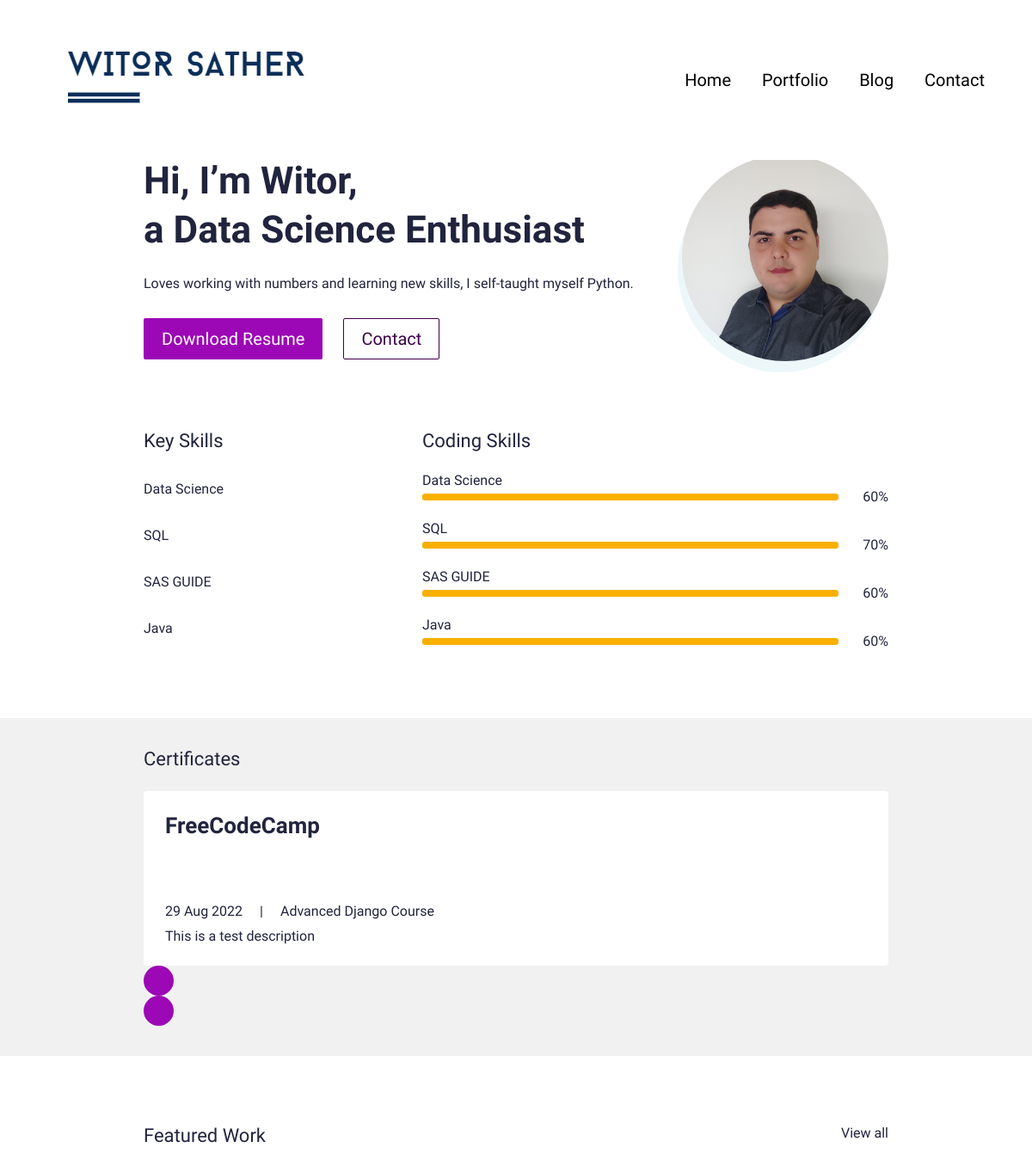
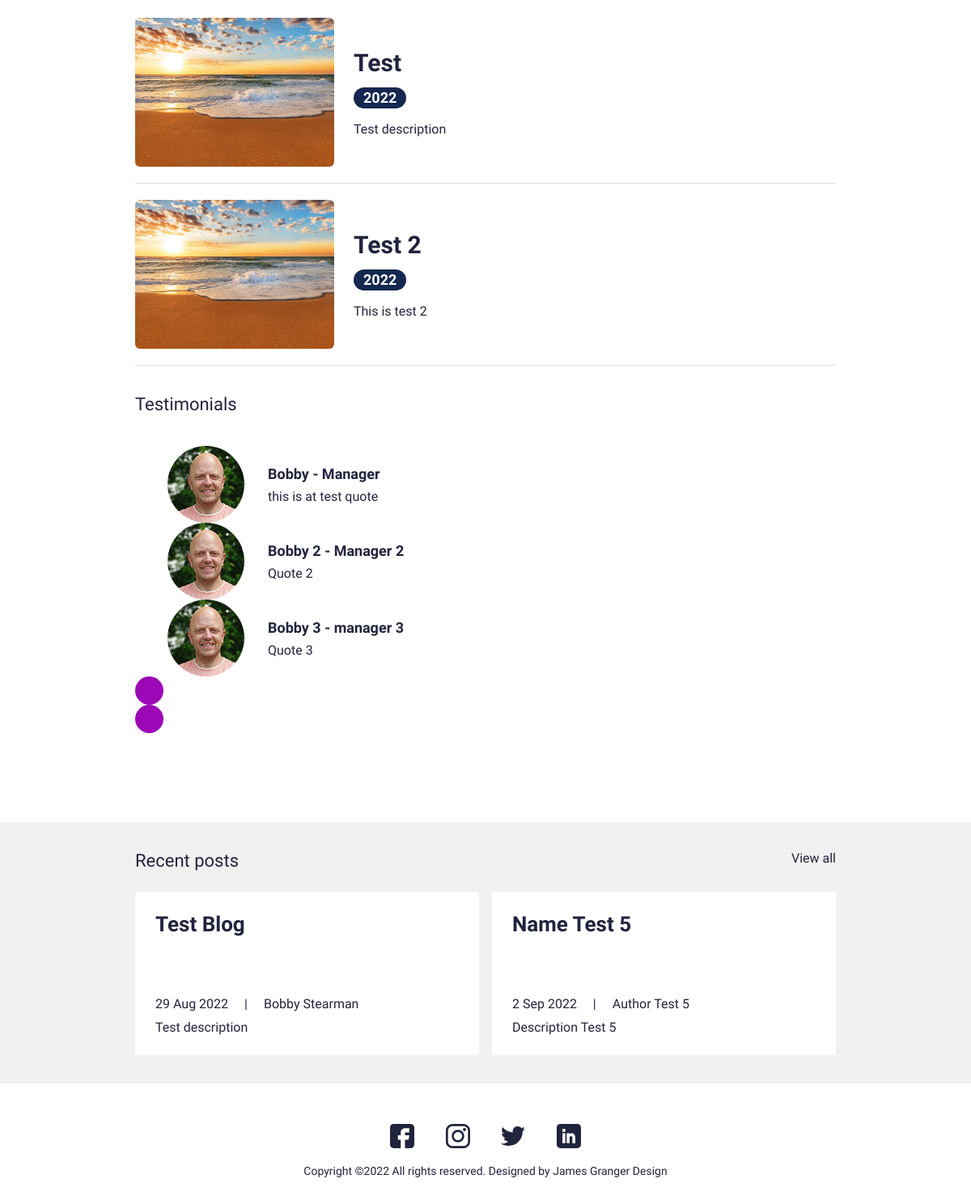
The page / on the database its author committed (2 pictures, top to bottom).
### main/models.py (models this page shows, shortened)
class UserProfile(models.Model):
    class Meta:
        verbose_name_plural = 'User Profiles'
        verbose_name = 'User Profile'
    user = models.OneToOneField(User, on_delete=models.CASCADE)
    avatar = models.ImageField(blank=True, null=True, upload_to="avatar")
    title = models.CharField(max_length=200, blank=True, null=True)
    bio = models.TextField(blank=True, null=True)
    skills = models.ManyToManyField(Skill, blank=True)
    cv = models.FileField(blank=True, null=True, upload_to="cv")

class Skill(models.Model):
    class Meta:
        verbose_name_plural = 'Skills'
        verbose_name = 'Skill'
    name = models.CharField(max_length=20, blank=True, null=True)
    score = models.IntegerField(default=80, blank=True, null=True)
    image = models.FileField(blank=True, null=True, upload_to="skills")
    is_key_skill = models.BooleanField(default=False)

class Certificate(models.Model):
    class Meta:
        verbose_name_plural = 'Certificates'
        verbose_name = 'Certificate'
    date = models.DateTimeField(blank=True, null=True)
    name = models.CharField(max_length=50, blank=True, null=True)
    title = models.CharField(max_length=200, blank=True, null=True)
    description = models.CharField(max_length=500, blank=True, null=True)
    is_active = models.BooleanField(default=True)

class Portfolio(models.Model):
    class Meta:
        verbose_name_plural = 'Portfolio Profiles'
        verbose_name = 'Portfolio'
        ordering = ["name"]
    date = models.DateTimeField(blank=True, null=True)
    name = models.CharField(max_length=200, blank=True, null=True)
    description = models.CharField(max_length=500, blank=True, null=True)
    body = RichTextField(blank=True, null=True)
    image = models.ImageField(blank=True, null=True, upload_to="portfolio")
    slug = models.SlugField(null=True, blank=True)
    is_active = models.BooleanField(default=True)

class Testimonial(models.Model):
    class Meta:
        verbose_name_plural = 'Testimonials'
        verbose_name = 'Testimonial'
        ordering = ["name"]
    thumbnail = models.ImageField(blank=True, null=True, upload_to="testimonials")
    name = models.CharField(max_length=200, blank=True, null=True)
    role = models.CharField(max_length=200, blank=True, null=True)
    quote = models.CharField(max_length=500, blank=True, null=True)
    is_active = models.BooleanField(default=True)

class Blog(models.Model):
    class Meta:
        verbose_name_plural = 'Blog Profiles'
        verbose_name = 'Blog'
        ordering = ["timestamp"]
    timestamp = models.DateTimeField(auto_now_add=True)
    author = models.CharField(max_length=200, blank=True, null=True)
    name = models.CharField(max_length=200, blank=True, null=True)
    description = models.CharField(max_length=500, blank=True, null=True)
    body = RichTextField(blank=True, null=True)
    slug = models.SlugField(null=True, blank=True)
    image = models.ImageField(blank=True, null=True, upload_to="blog")
    is_active = models.BooleanField(default=True)

### main/views.py (the view)
# urls.py: path('', views.IndexView.as_view(), name="home"),
class IndexView(generic.TemplateView):
    template_name = "main/index.html"
    def get_context_data(self, **kwargs):
        context = super().get_context_data(**kwargs)
        testimonials = Testimonial.objects.filter(is_active=True)
        certificates = Certificate.objects.filter(is_active=True)
        blogs = Blog.objects.filter(is_active=True)
        portfolio = Portfolio.objects.filter(is_active=True)
        context["testimonials"] = testimonials
        context["certificates"] = certificates
        context["blogs"] = blogs
        context["portfolio"] = portfolio
        return context

### resume_demo/context_processors.py (called while the page is built)
def project_context(request):
    context = {
        'me': User.objects.first(),
    }
    return context

### main/templates/main/index.html (shortened to what this page needs)
{% extends 'main/base.html' %}
{% load static %}
{% block content %}
<section>
  <div class="bannerSection">
    <div class="container">
      <div class="row g-4 g-md-3  align-items-center">
        <div class="col-md-auto order-md-last">
          <div class="bannerUserImg">
            <img src="{{me.userprofile.avatar.url}}" alt="{{me.first_name|title}} {{me.last_name|title}} avatar">
          </div>
        </div>
        <div class="col-md">
          <div class="bannerContent">
            <h1 class="xlTitle pb-3">Hi, I’m {{me.first_name|title}}, <br> a {{me.userprofile.title}} </br></h1>
            <p>{{me.userprofile.bio}}</p>
            <div class="bannerBtnCol">
              <div class="row">
                <div class="col-auto">
                  <a download href="{{me.userprofile.cv.url}}" class="btn btnPrimary">Download Resume</a>
                </div>
                <div class="col-auto">
                  <a href="{% url 'main:contact' %}" class="btn btnOutline">Contact</a>
                </div>
              </div>
            </div>
          </div>
        </div>
      </div>
    </div>
  </div>
</section>
<section>
  <div class="sectionSpace pt-0">
    <div class="container">
      <div class="row">
        <div class="col-md-auto">
          <div class="keySkillCol">
            <h4 class="smTitle pb-3">Key Skills</h4>
            {% for sk in me.userprofile.skills.all %}
            {% if sk.is_key_skill %}
            <div class="keySkillCard">
              <span class="ksText">{{sk.name}}</span>
            </div>
            {% endif %}
            {% endfor %}
          </div>
        </div>
        <div class="col-md">
          <h4 class="smTitle pb-3">Coding Skills</h4>
          <div class="progressCol">
            <div class="progressCard">
              {% for sk in me.userprofile.skills.all %}
              {% if sk.is_key_skill %}
              <div class="progressCol">
                <span class="progressLbl">{{sk.name}}</span>
                <div class="row g-2 align-items-center">
                  <div class="col">
                    <div class="progress progressStyle">
                      <div class="progress-bar" role="progressbar" style="width: '{{sk.score}}%'" aria-valuenow="{{sk.score}}" aria-valuemin="0" aria-valuemax="100"></div></div>
                  </div>
                  <div class="col-auto">
                    <span class="pLbl">{{sk.score}}%</span>
                  </div>
                </div>
              </div>
              {% endif %}
              {% endfor %}
            </div>
          </div>
        </div>
      </div>
    </div>
  </div>
</section>
<section>
  <div class="sectionSpaceSm lightBg">
    <div class="container">
      <div class="row pb-3">
        <div class="col">
          <h4 class="smText regular">Certificates</h4>
        </div>
      </div>
      <div class="sliderOuter">
        <div class="swiper certificatesSlider">
          <div class="swiper-wrapper">
          {% for c in certificates %}
          {% if c.is_active %}
            <div class="swiper-slide">
              <div class="cardStyle1">
                <h4 class="mdTitle cs1Title">
                  <a href="javascript:void(0)">{{c.title}}</a>
                </h4>
                <ul class="cardOptionCol">
                  <li>{{c.date.date}}</li>
                  <li>{{c.name|title}}</li>
                </ul>
                <p>{{c.description}}</p>
              </div>
            </div>
            {% endif %}
            {% endfor %}
          </div>
        </div>
        <div class="cert-swiper-button-next swiper-button-next swiperBtnStyle"></div>
        <div class="cert-swiper-button-prev swiper-button-prev swiperBtnStyle"></div>
      </div>
    </div>
  </div>
</section>
<section>
  <div class="sectionSpace">
    <div class="container">
      <div class="portfolioCol">
        <div class="row pb-3">
          <div class="col">
            <h4 class="smText regular">Featured Work</h4>
          </div>
          <div class="col-auto">
            <a href="{% url 'main:portfolio' %}" class="simpleLink">View all</a>
          </div>
        </div>
        {% for p in portfolio %}
        {% if p.is_active %}
        <div class="portfolioCard">
          <div class="row g-4 align-items-center">
            <div class="col-md-auto">
              <div class="portfolioImgCol">
                <a href="{% url 'main:portfolio' %}"><img src="{{p.image.url}}" alt="..."></a>
              </div>
            </div>
            <div class="col-md">
              <div class="portfolioContentCol">
                <h4 class="lgTitle"><a href="{% url 'main:portfolio' %}">{{p.name}}</a></h4>
                <ul class="portfolioOption">
                  <li><span class="dateLbl">{{p.date.year}}</span></li>
                </ul>
                <p>{{p.description}}</p>
              </div>
            </div>
          </div>
        </div>
        {% endif %}
        {% endfor %}
      </div>
      <div class="testimonialCol">
        <h4 class="smText regular d-block">Testimonials</h4>
        <div class="testimonialSlider">
          <div class="swiper testimonialSwiper">
            <div class="swiper-wrapper">
              {% for t in testimonials %}
              {% if t.is_active %}
              <div class="swiper-slide">
                <div class="testimonialCard">
                  <div class="row align-items-center">
                    <div class="col-sm-auto">
                      <div class="tImgCol">
                        <img src="{{t.thumbnail.url}}" alt="...">
                      </div>
                    </div>
                    <div class="col-sm">
                      <div class="tContentCol">
                        <h4 class="xsTitle bold">{{t.name}} - {{t.role}}</h4>
                        <p>{{t.quote}}</p>
                      </div>
                    </div>
                  </div>
                </div>
              </div>
              {% endif %}
              {% endfor %}
            </div>
            <div class="test-swiper-button-next swiper-button-next swiperBtnStyle"></div>
            <div class="test-swiper-button-prev swiper-button-prev swiperBtnStyle"></div>
          </div>
        </div>
      </div>
    </div>
  </div>
</section>
<section>
  <div class="sectionSpaceSm lightBg">
    <div class="container">
      <div class="row pb-3">
        <div class="col">
          <h4 class="smText regular">Recent posts</h4>
        </div>
        <div class="col-auto">
          <a href="{% url 'main:blogs' %}" class="simpleLink">View all</a>
        </div>
      </div>
      <div class="row g-3">
        {% for b in blogs %}
        {% if b.is_active %}
        <div class="col-lg-6">
          <div class="cardStyle1">
            <h4 class="mdTitle cs1Title"><a href="{% url 'main:blog' slug=b.slug %}">{{b.name}}</a></h4>
            <ul class="cardOptionCol">
              <li>{{b.timestamp.date}}</li>
              <li>{{b.author}}</li>
            </ul>
            <p>{{b.description}}</p>
          </div>
        </div>
        {% endif %}
        {% endfor %}
      </div>
    </div>
  </div>
</section>
{% endblock %}

### static/css/style.css (style rules this page uses)
:root { --primaryColor: #9C07B6; --primaryDarkColor: #3D0048; --primaryHoverColor: #900AA8; --secondaryColor: #F9B000; --baseColor: #21243D; --baseFont: 'Heebo', sans-serif; --titleFont: 'Courier Prime', monospace; --regular: 400; --medium: 500; --bold: 700; --black: 900; --lightBg: #F1F1F1; }
html { scroll-behavior: smooth; }
body { font-family: var(--baseFont); color: var(--baseColor); line-height: normal; }
ul { margin: 0; padding: 0; list-style-type: none; }
img { max-width: 100%; }
a { color: inherit; }
a, .btn { -webkit-transition: all 300ms ease-in-out 0s; -o-transition: all 300ms ease-in-out 0s; transition: all 300ms ease-in-out 0s; text-decoration: none; }
.lightBg { background-color: var(--lightBg); }
.btn { font-size: 20px; font-weight: var(--medium); padding: 8px 20px; border-radius: 2px; }
.btnPrimary { background-color: var(--primaryColor); color: var(--bs-white); }
.btnOutline { border: 1px solid var(--primaryDarkColor); color: var(--primaryDarkColor); }
.xlTitle { font-size: 44px; line-height: 1.3; font-weight: var(--bold); font-family: var(--titleFont) }
.lgTitle { font-size: 30px; line-height: normal; font-weight: var(--bold); font-family: var(--titleFont) }
.mdTitle { font-size: 26px; line-height: normal; font-weight: var(--bold); font-family: var(--titleFont) }
.smTitle { font-size: 22px; line-height: normal; font-weight: var(--regular); font-family: var(--titleFont) }
.smText { font-size: 22px; }
.xsTitle { font-size: 18px; line-height: normal; }
.regular { font-weight: var(--regular); }
.bold { font-weight: var(--bold); }
.bannerSection { padding: 180px 0 80px; }
.bannerUserImg { margin-left: 30px; width: 240px; height: 240px; border-radius: 50%; position: relative; }
.bannerUserImg img { width: 100%; height: 100%; -o-object-fit: cover; object-fit: cover; border-radius: 50%; position: relative; }
.bannerUserImg::before { content: ""; position: absolute; left: -5px; top: 13px; width: 100%; height: 100%; background-color: #EDF7FA; border-radius: 50%; }
.bannerBtnCol { padding-top: 15px; }
.sectionSpace { padding: 80px 0; }
.sectionSpaceSm { padding: 35px 0; }
.ksText { display: block; padding-top: 10px; }
.keySkillCard + .keySkillCard { padding-top: 25px; }
.keySkillCol { width: 300px; }
.pLbl { display: block; width: 50px; text-align: right; }
.progress.progressStyle { height: 8px; padding: 1px; background-color: var(--secondaryColor); border-radius: 3px; }
.progressCol + .progressCol { padding-top: 18px; }
.cardOptionCol > li { display: inline-block; vertical-align: middle; position: relative; }
.cardOptionCol > li + li { padding-left: 40px; }
.cardOptionCol > li + li::before { content: "|"; position: absolute; left: 16px; }
.cardOptionCol { padding: 5px 0 10px; }
.cardStyle1 { padding: 25px; background-color: var(--bs-white); border-radius: 4px; height: 100%; }
.cardStyle1 > p:last-child { margin-bottom: 0; }
.cs1Title { min-height: 90px; }
.dateLbl { display: inline-block; padding: 4px 12px; background-color: #142850; border-radius: 20px; color: #fff; font-size: 18px; line-height: 1; font-weight: var(--bold); }
.sliderOuter { position: relative; }
.sliderOuter .swiper-button-next.swiperBtnStyle { right: -50px; }
.sliderOuter .swiper-button-prev.swiperBtnStyle { left: -50px; }
.sliderOuter .swiper-slide { height: auto; }
.portfolioOption li { display: inline-block; padding-right: 20px; }
.portfolioOption { padding: 5px 0 16px; }
.portfolioContentCol > p:last-child { margin-bottom: 0; }
.portfolioImgCol img { border-radius: 6px; width: 246px; height: 184px; -o-object-fit: cover; object-fit: cover; }
.portfolioCard { padding: 20px 0; border-bottom: 1px solid #E0E0E0; }
.testimonialCol { padding-top: 35px; }
.tContentCol > p:last-child { margin-bottom: 0; }
.tImgCol { width: 95px; height: 95px; margin-right: 5px; border-radius: 50%; }
.tImgCol img { width: 100%; height: 100%; border-radius: 50%; }
.swiperBtnStyle { width: 35px; height: 35px; color: #fff; background-color: var(--primaryColor); border-radius: 50%; }
.swiper-button-next.swiperBtnStyle::after, .swiper-button-prev.swiperBtnStyle::after { font-size: 16px; }
.swiperBtnStyle.swiper-button-prev { left: 2px; }
.swiperBtnStyle.swiper-button-next { right: 2px; }
.testimonialSlider { padding: 30px 0; }
.testimonialSlider .swiper-slide { padding: 0 40px; }
@media (min-width:992px) { .container, .container-lg, .container-md, .container-sm, .container-xl, .container-xxl { max-width: 890px; } }

### rows shown on the page
Skill: name "Data Science", score "60"
Skill: name "SQL", score "70"
Skill: name "SAS GUIDE", score "60"
Skill: name "Java", score "60"
Certificate: title "FreeCodeCamp", date "29 Aug 2022", name "Advanced Django Course", description "This is a test description"
Portfolio: image (picture), name "Test", date.year "2022", description "Test description"
Portfolio: image (picture), name "Test 2", date.year "2022", description "This is test 2"
Testimonial: thumbnail (picture), name "Bobby", role "Manager", quote "this is at test quote"
Testimonial: thumbnail (picture), name "Bobby 2", role "Manager 2", quote "Quote 2"
Testimonial: thumbnail (picture), name "Bobby 3", role "manager 3", quote "Quote 3"
Blog: name "Test Blog", timestamp "29 Aug 2022", author "Bobby Stearman", description "Test description"
Blog: name "Name Test 5", timestamp "2 Sep 2022", author "Author Test 5", description "Description Test 5"

### other values the page prints
{{ me.first_name|title }} "Witor"
{{ me.userprofile.title }} "Data Science Enthusiast"
{{ me.userprofile.bio }} "Loves working with numbers and learning new skills, I self-taught myself Python."
